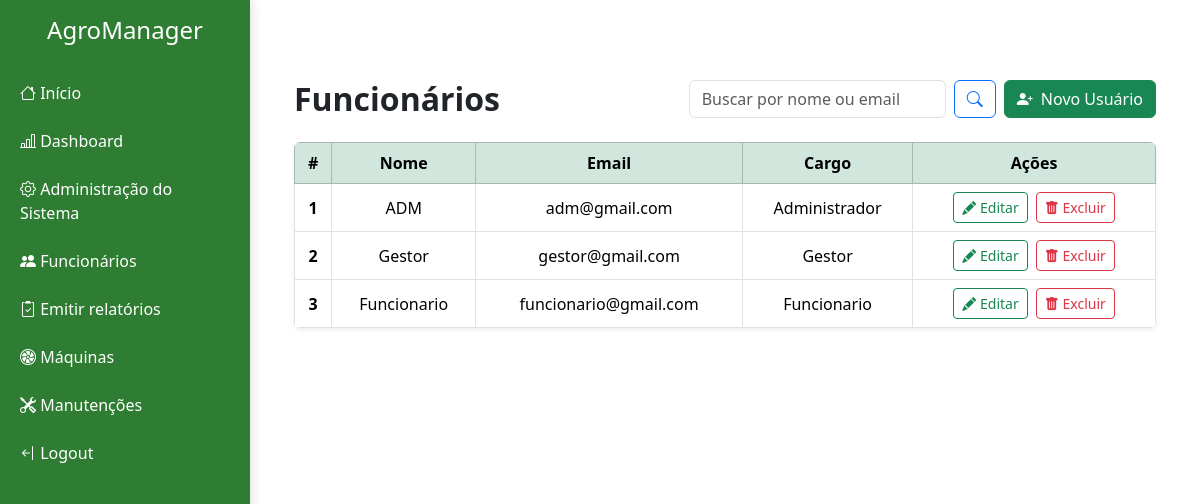
Page /inicio/listar-usuarios/ (signed in) on the earlier database version.
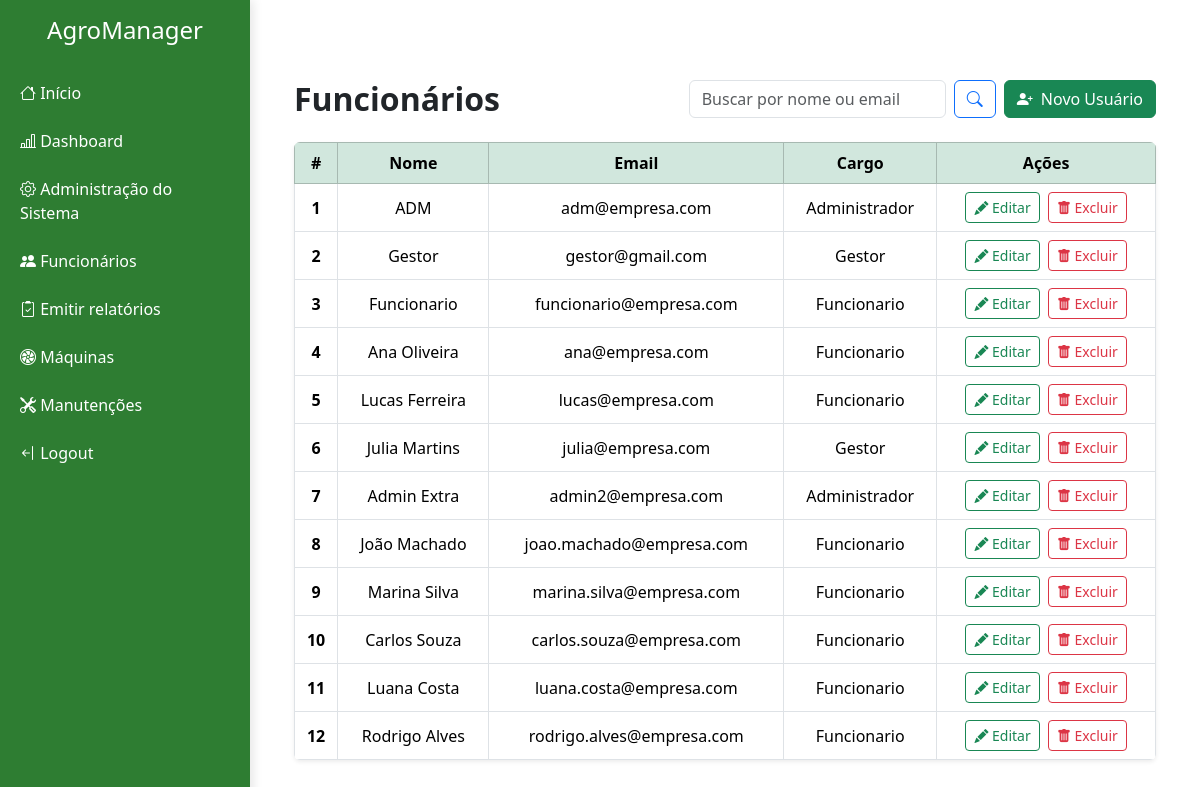
Same page on the later database version.
### login/models.py (models this page shows, shortened)
class User(AbstractBaseUser, PermissionsMixin):
    email = models.EmailField(unique=True)
    nome = models.CharField(max_length=255)
    cargo = models.ForeignKey(Cargo, on_delete=models.SET_NULL, null=True, blank=True)
    is_active = models.BooleanField(default=True)
    is_staff = models.BooleanField(default=False)
    def has_permissao(self, nome_permissao):
        if self.cargo:
            return self.cargo.permissoes.filter(nome=nome_permissao).exists()
        return False
    objects = UserManager()
    USERNAME_FIELD = "email"
    REQUIRED_FIELDS = ["nome"]
    class Meta:
        verbose_name = "Usuário"
        verbose_name_plural = "Usuários"

class Cargo(models.Model):
    nome = models.CharField(max_length=100)
    desc = models.TextField(blank=True)
    permissoes = models.ManyToManyField(Permissao, blank=True)
    class Meta:
        verbose_name = "Cargo"
        verbose_name_plural = "Cargos"

### gerirUsuarios/views.py (the view)
# urls.py: path("listar-usuarios/", UsuarioListView.as_view(), name="listar_usuarios"),
class UsuarioListView(PermissaoRequiredMixin, ListView):
    model = User
    template_name = "paginas/usuarios/listar_usuarios.html"
    context_object_name = "usuarios"
    permissao_necessaria = "gerenciar_usuarios"
    def get_queryset(self):
        queryset = super().get_queryset()
        busca = self.request.GET.get("q", "")
        if busca:
            queryset = queryset.filter(
                Q(nome__icontains=busca) | Q(email__icontains=busca)
            )
        return queryset
    def get_context_data(self, **kwargs):
        context = super().get_context_data(**kwargs)
        context["q"] = self.request.GET.get("q", "")
        return context

### login/mixins.py (called while the page is built)
    def dispatch(self, request, *args, **kwargs):
        if not request.user.is_authenticated:
            return redirect_to_login(request.get_full_path())
        if self.permissao_necessaria and not request.user.has_permissao(
            self.permissao_necessaria
        ):
            return render(request, 'paginas/permissao/falha_permissao.html')
        return super().dispatch(request, *args, **kwargs)

### paginas/templates/paginas/usuarios/listar_usuarios.html (shortened to what this page needs)
{% extends "base.html" %}
{% block content %}
<div class="container mt-5">
  <div class="d-flex justify-content-between align-items-center mb-4">
    <h2 class="fw-bold mb-0">Funcionários</h2>
    <div class="d-flex gap-2">
      <form method="get" class="d-flex" role="search">
        <input type="text" name="q" class="form-control" placeholder="Buscar por nome ou email" value="{{ q }}">
        <button type="submit" class="btn btn-outline-primary ms-2">
          <i class="bi bi-search"></i>
        </button>
      </form>
      <a href="{% url 'cadastrar_usuario' %}" class="btn btn-success">
        <i class="bi bi-person-plus-fill me-1"></i> Novo Usuário
      </a>
    </div>
  </div>
  <div class="table-responsive shadow-sm rounded">
    <table class="table table-bordered table-hover align-middle mb-0">
      <thead class="table-success text-center">
        <tr>
          <th>#</th>
          <th>Nome</th>
          <th>Email</th>
          <th>Cargo</th>
          <th>Ações</th>
        </tr>
      </thead>
      <tbody class="text-center">
        {% for usuario in usuarios %}
          <tr>
            <th scope="row">{{ forloop.counter }}</th>
            <td>{{ usuario.nome }}</td>
            <td>{{ usuario.email }}</td>
            <td>{{ usuario.cargo.nome }}</td>
            <td>
              <a href="{% url 'editar_usuario' pk=usuario.pk %}" class="btn btn-sm btn-outline-success me-1">
                <i class="bi bi-pencil-fill"></i> Editar
              </a>
              <a href="{% url 'excluir_usuario' pk=usuario.pk %}" class="btn btn-sm btn-outline-danger">
                <i class="bi bi-trash-fill"></i> Excluir
              </a>
            </td>
          </tr>
        {% empty %}
          <tr>
            <td colspan="5" class="text-muted text-center">Nenhum funcionário encontrado.</td>
          </tr>
        {% endfor %}
      </tbody>
    </table>
  </div>
</div>
{% endblock content %}

### paginas/templates/base.html (shortened to what this page needs)
{% load static %}
<!DOCTYPE html>
<html lang="pt-br">
  <head>
    <link
      href="https://cdn.jsdelivr.net/npm/bootstrap@5.3.5/dist/css/bootstrap.min.css"
      rel="stylesheet"
    />
    <link
      href="https://cdn.jsdelivr.net/npm/bootstrap-icons@1.10.5/font/bootstrap-icons.css"
      rel="stylesheet"
    />
  </head>
  <body>
    <div class="sidebar" id="sidebar">
      <h4 class="text-center mb-4">AgroManager</h4>
      <a class="bi bi-house me-2" href="{% url 'pagina_inicial' %}"> Início</a>
      <a class="bi bi-bar-chart-line me-2" href="{% url 'ver_dashboard' %}">
        Dashboard</a
      >
      <a class="bi bi-gear me-2" href="../../admin/">
        Administração do Sistema</a
      >
      <a class="bi bi-people-fill me-2" href="{% url 'listar_usuarios' %}">
        Funcionários</a
      >
      <a
        class="bi bi-clipboard2-check me-2"
        href="{% url 'relatorios_manutencoes' %}"
      >
        Emitir relatórios</a
      >
      <a class="bi bi-fan me-2" href="{% url 'listar_maquinas' %}"> Máquinas</a>
      <a class="bi bi-tools me-2" href="{% url 'listar_manutencoes' %}">
        Manutenções</a
      >
      <a class="bi bi-arrow-bar-left me-2" href="{% url 'logout' %}"> Logout</a>
    </div>
    <div class="main-content" id="mainContent">
      {% block content %}{% endblock %}
    </div>
  </body>
</html>

### paginas/templates/base.html (style rules this page uses)
body { overflow-x: hidden; }
.sidebar { height: 100vh; position: fixed; top: 0; left: 0; width: 250px; background-color: #2e7d32; padding-top: 1rem; box-shadow: 2.5px 0 10px rgba(0, 0, 0, 0.1); color: white; z-index: 1050; transition: transform 0.3s ease; }
.sidebar a { display: block; padding: 0.75rem 1.25rem; color: white; text-decoration: none; }
.main-content { margin-left: 250px; padding: 2rem; transition: margin-left 0.3s ease; }

Differences in the rows shown:
changed User "ADM": email "adm@gmail.com" → "adm@empresa.com"
changed User: email "funcionario@gmail.com" → "funcionario@empresa.com"
added User: nome "Ana Oliveira", email "ana@empresa.com", cargo.nome "Funcionario"
added User: nome "Lucas Ferreira", email "lucas@empresa.com", cargo.nome "Funcionario"
added User: nome "Julia Martins", email "julia@empresa.com", cargo.nome "Gestor"
added User: nome "Admin Extra", email "admin2@empresa.com", cargo.nome "Administrador"
added User: nome "João Machado", email "joao.machado@empresa.com", cargo.nome "Funcionario"
added User: nome "Marina Silva", email "marina.silva@empresa.com", cargo.nome "Funcionario"
added User: nome "Carlos Souza", email "carlos.souza@empresa.com", cargo.nome "Funcionario"
added User: nome "Luana Costa", email "luana.costa@empresa.com", cargo.nome "Funcionario"
added User: nome "Rodrigo Alves", email "rodrigo.alves@empresa.com", cargo.nome "Funcionario"
